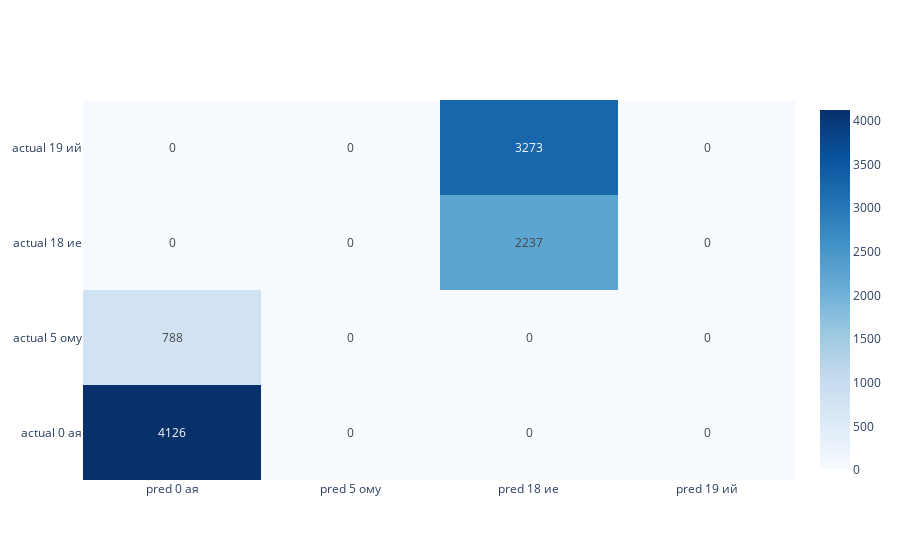
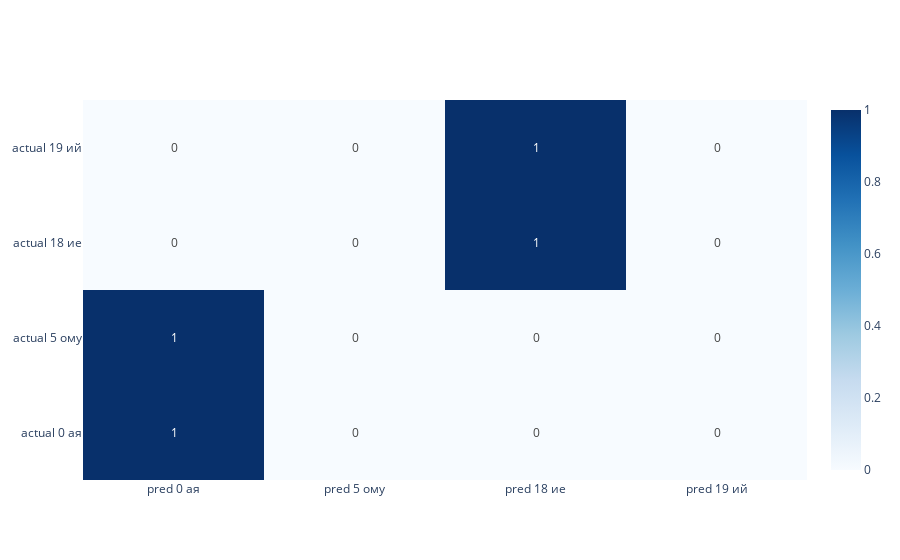

Notebook code cell kept with these figures, in order:
### Code cell
job_name = 'datasphere/agreementproject/job_info/job_agreementproject_16:49:45.454601.txt'
metrics, result_df, y_true, y_pred, tasks = get_training_results(bucket,job_name, project_name)


plot_metrics(metrics, tasks[0])
sorted_nums = sorted(list(y_true.unique()))
cm = pd.DataFrame(
    confusion_matrix(y_true, y_pred,
                        # normalize='true'
                     ).round(2),
    columns=[f'pred {n} {end_by_num[n]}' for n in sorted_nums],
    index=[f'actual {n} {end_by_num[n]}' for n in sorted_nums]
)
plot_cm(cm)
cm = pd.DataFrame(
    confusion_matrix(y_true, y_pred,
                        normalize='true'
                     ).round(2),
    columns=[f'pred {n} {end_by_num[n]}' for n in sorted_nums],
    index=[f'actual {n} {end_by_num[n]}' for n in sorted_nums]
)
plot_cm(cm)

### Figure 1 — Plotly figure (JSON) as saved in the notebook; plotly's stock layout.template omitted (floating-point values rounded to 4 significant figures)
{"data": [{"colorscale": [[0, "rgb(247,251,255)"], [0.125, "rgb(222,235,247)"], [0.25, "rgb(198,219,239)"], [0.375, "rgb(158,202,225)"], [0.5, "rgb(107,174,214)"], [0.625, "rgb(66,146,198)"], [0.75, "rgb(33,113,181)"], [0.875, "rgb(8,81,156)"], [1, "rgb(8,48,107)"]], "text": [[4126, 0, 0, 0], [788, 0, 0, 0], [0, 0, 2237, 0], [0, 0, 3273, 0]], "texttemplate": "%{text}", "type": "heatmap", "x": ["pred 0 ая", "pred 5 ому", "pred 18 ие", "pred 19 ий"], "y": ["actual 0 ая", "actual 5 ому", "actual 18 ие", "actual 19 ий"], "z": [[4126, 0, 0, 0], [788, 0, 0, 0], [0, 0, 2237, 0], [0, 0, 3273, 0]]}], "layout": {}}

### Figure 2 — Plotly figure (JSON) as saved in the notebook; plotly's stock layout.template omitted (floating-point values rounded to 4 significant figures)
{"data": [{"colorscale": [[0, "rgb(247,251,255)"], [0.125, "rgb(222,235,247)"], [0.25, "rgb(198,219,239)"], [0.375, "rgb(158,202,225)"], [0.5, "rgb(107,174,214)"], [0.625, "rgb(66,146,198)"], [0.75, "rgb(33,113,181)"], [0.875, "rgb(8,81,156)"], [1, "rgb(8,48,107)"]], "text": [[1, 0, 0, 0], [1, 0, 0, 0], [0, 0, 1, 0], [0, 0, 1, 0]], "texttemplate": "%{text}", "type": "heatmap", "x": ["pred 0 ая", "pred 5 ому", "pred 18 ие", "pred 19 ий"], "y": ["actual 0 ая", "actual 5 ому", "actual 18 ие", "actual 19 ий"], "z": [[1, 0, 0, 0], [1, 0, 0, 0], [0, 0, 1, 0], [0, 0, 1, 0]]}], "layout": {}}
